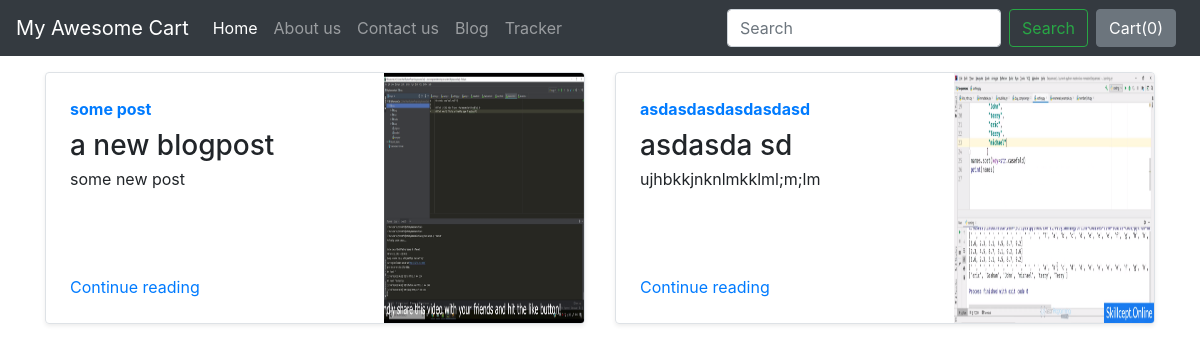
Screenshot of /blog/ with the database file from the repository.
### blog/models.py (models this page shows, shortened)
class Blogpost(models.Model):
    post_id = models.AutoField(primary_key= True)
    tilte = models.CharField(max_length=50)
    head0 = models.CharField(max_length=500, default="")
    chead0 = models.CharField(max_length=5000, default="")
    head1 = models.CharField(max_length=500, default="")
    chead1 = models.CharField(max_length=5000, default="")
    head2 = models.CharField(max_length=500, default="")
    chead2 = models.CharField(max_length=5000, default="")
    pub_date = models.DateField()
    thumbnail = models.ImageField(upload_to='shop/images', default="")

### blog/views.py (the view)
# urls.py: path('', views.index, name='BlogHome'),
def index(request):
    allblog = Blogpost.objects.all()
    return render(request, 'blog/index.html',{ 'allblog':allblog})

### blog/templates/blog/Index.html (shortened to what this page needs)
{%extends 'blog/basic.html'%}
{%block body%}
<div class="container mt-3">
    <div class="row my-2">
        {% for item in allblog %}
        <div class="col-md-6">
            <div class="row no-gutters border rounded overflow-hidden flex-md-row mb-4 shadow-sm h-md-250 position-relative">
                <div class="col p-4 d-flex flex-column position-static">
                    <strong class="d-inline-block mb-2 text-primary">
                         {{item.head0}}
                    </strong>
                    <h3 class="mb-0">{{item.tilte}}</h3>
                    <p class="card-text mb-auto">{{item.head1}}</p>
                    <a href="blogpost/{{item.post_id}}" class="stretched-link">Continue reading</a>
                </div>
                <div class="col-auto d-none d-lg-block">
                    <img src="/media/{{item.thumbnail}}" class="bd-placeholder-img" width="200" height="250" aria-label="Placeholder: Thumbnail">
                </div>
            </div>
        </div>
        {% if forloop.counter|divisibleby:2%}
    </div>
    <div class="row my-2">
        {%endif%}
        {%endfor%}</div>
</div>
{%endblock%}

### rows the page displays
Blogpost: head0 "some post", tilte "a new blogpost", head1 "some new post", thumbnail (picture)
Blogpost: head0 "asdasdasdasdasdasd", tilte "asdasda sd", head1 "ujhbkkjnknlmkklml;m;lm", thumbnail (picture)
